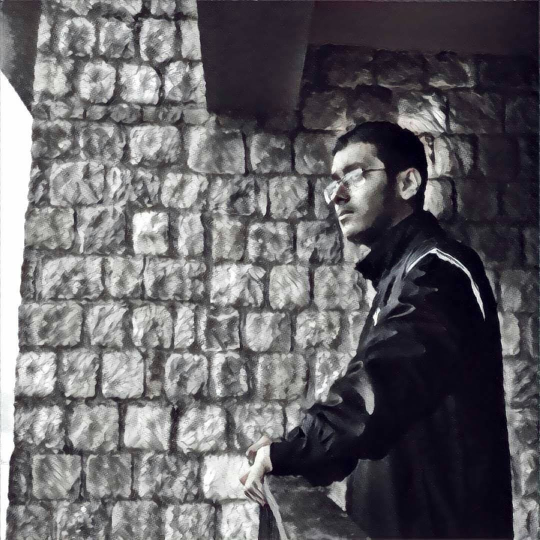
%> input picture dip/Assignment2/14206207_1192339817472488_5713676830361873821_o.jpg, 1079 x 1079 px (shown at 1/2 size)
$ octave p5b.m   (GNU Octave 9; MATLAB toolbox functions it lacks are replaced by stand-ins)
%> lines starting %> are read from the running program, lines starting %| are printed output that depends on the picture
### dip/Assignment2/p5a.m
% example - rotation
% im = imread('bell.jpg');
% theta = 10;
% theta = (pi*theta) / 180;
% t = [cos(theta),sin(theta),0;-sin(theta),cos(theta),0;0,0,1];
% [x,y] = ndgrid(1:size(im,1),1:size(im,2));
% [x1,y1] = ndgrid(1:size(im,1),1:size(im,2));
% inds = 1:size(im,1)*size(im,2);
% inds = inds';

% im - input image
% x,y - vector consisting of x,y coordinate of images
% inds - indices on which transform to be made
% adj_im - 0/1 if to adjust image to the center
% is_pol - 0/1 if need to convert to polar coordinates for transform

function out = p5a(im,x,y,t,inds,adj_im,is_pol)
    x = reshape(x,1,size(x,1)*size(x,2));
    y = reshape(y,1,size(y,1)*size(y,2));
    if is_pol
        [x,y] = cart2pol(x,y);
    end
    pt = t*[x(inds);y(inds);ones(1,size(inds,1))];
    x(inds) = pt(1,:);
    y(inds) = pt(2,:);
    if is_pol
        [x,y] = pol2cart(x,y);
    end
    x = reshape(x,size(im,1),size(im,2));
    y = reshape(y,size(im,1),size(im,2));
    if adj_im==1
        xmid = (min(x(:))+max(x(:)))/2;
        ymid = (min(y(:))+max(y(:)))/2;
        imxmid = (1+size(im,1))/2;
        imymid = (1+size(im,2))/2;
%         x1 = min(x(:)):max(x(:));
%         y1 = min(y(:)):max(y(:));
%         [x,y] = ndgrid(x1,y1);
        x = x + imxmid - xmid;
        y = y + imymid - ymid;
    end
    if adj_im==1
        out = zeros(size(x,1),size(x,2),size(im,3));
    else
        out = zeros(size(im,1),size(im,2),size(im,3));
    end
    out(:,:,1) = interp2(double(im(:,:,1)),y,x);
    out(:,:,2) = interp2(double(im(:,:,2)),y,x);
    out(:,:,3) = interp2(double(im(:,:,3)),y,x);
    out = uint8(out);
    imshow(out,[]);
end

### dip/Assignment2/p5b.m
% normal twirl implementation
im = imread('14206207_1192339817472488_5713676830361873821_o.jpg');
%> im is the input picture: size 1079x1079x3 uint8; mean R, G, B 101.1, 99.2, 103.4
xc = 378;
yc = 755;
rmax = 500;
rmin = 120;
alpha = -1.2;
[x,y] = ndgrid(1:size(im,1),1:size(im,2));
dx = x-xc;dy = y-yc;
r = sqrt(dx.*dx+dy.*dy);
beta = atan2(dy,dx) + alpha*((rmax-r)/rmax);
reg = logical(r<=rmax) & logical(r>=rmin);
xout = x;
yout = y;
xout(reg) = xc + r(reg).*cos(beta(reg));
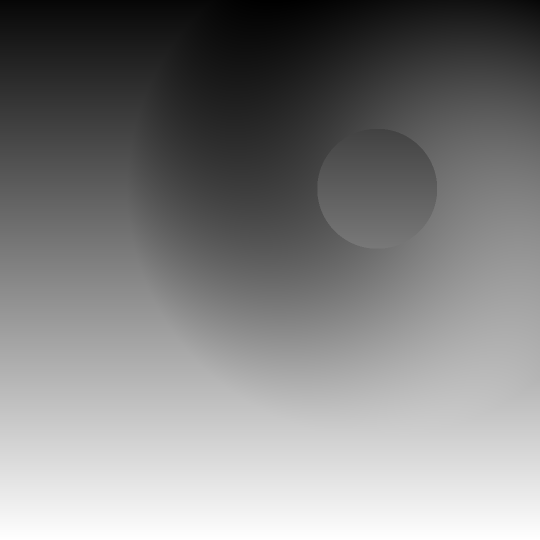
%> xout: size 1079x1079 double (shown at 1/2 size); min -28.28, max 1079, mean 535; drawn with min black and max white
yout(reg) = yc + r(reg).*sin(beta(reg));
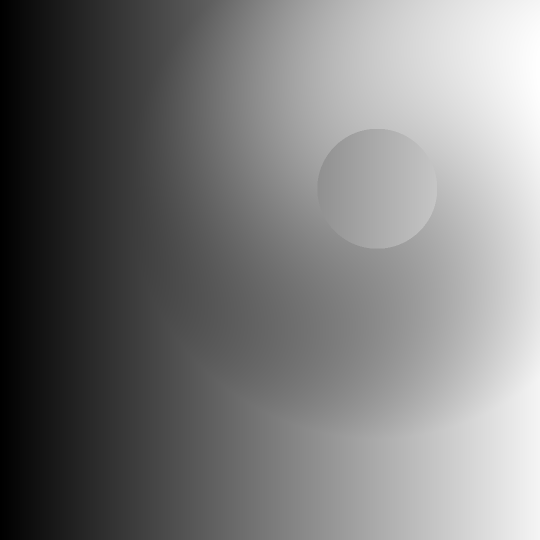
%> yout: size 1079x1079 double (shown at 1/2 size); min 1, max 1125.6, mean 538.3; drawn with min black and max white
out = zeros(size(im,1),size(im,2),size(im,3));
out(:,:,1) = interp2(double(im(:,:,1)),yout,xout);
%> out: size 1079x1079x3 double; 0.62% of the values are NaN or infinite; the others: min 0, max 255, mean 33.51
out(:,:,2) = interp2(double(im(:,:,2)),yout,xout);
%> out: size 1079x1079x3 double; 1.24% of the values are NaN or infinite; the others: min 0, max 255, mean 66.8
out(:,:,3) = interp2(double(im(:,:,3)),yout,xout);
%> out: size 1079x1079x3 double; 1.86% of the values are NaN or infinite; the others: min 0, max 255, mean 101.9
out = uint8(out);
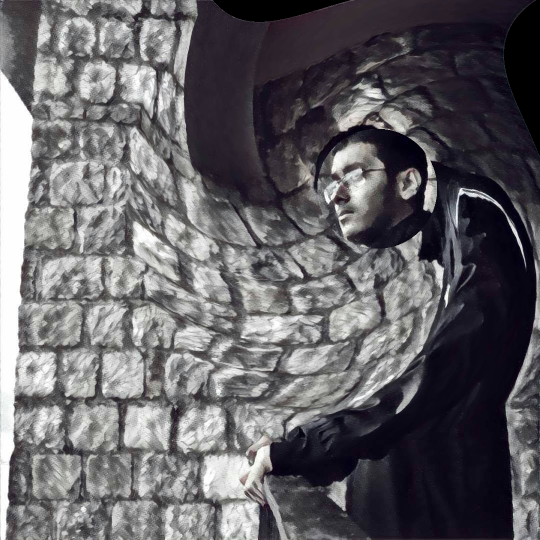
%> out: size 1079x1079x3 uint8 (shown at 1/2 size); mean R, G, B 99.9, 98, 102.1
imshow(out,[]);

% twirl using general transformation function
im = imread('bell.jpg');
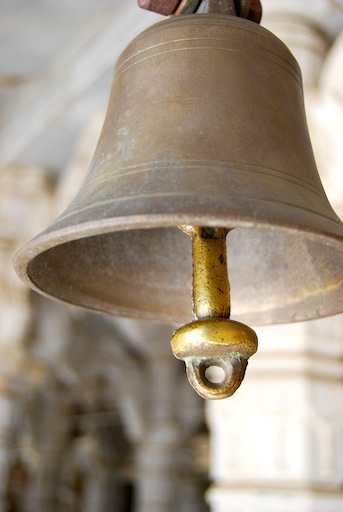
%> input picture dip/Assignment2/bell.jpg, 343 x 512 px
%> im is the input picture: size 512x343x3 uint8; mean R, G, B 158.7, 145.6, 129.7
xc = size(im,1)/2;
%> xc = 256
yc = size(im,2)/2;
%> yc = 171.5
rmax = 100;
alpha = 1;
[x,y] = ndgrid(1:size(im,1),1:size(im,2));
dx = x-xc;dy = y-yc;
r = sqrt(dx.*dx+dy.*dy);
inds = find(r<=rmax);
%> inds = 31392 values from 36599 to 138505
x = x-xc;
y = y-yc;
t = [1,-1*alpha/rmax,alpha;0,1,0;0,0,1];
out = p5a(im,x,y,t,inds,1,1);
%> in p5a, `out(:,:,1) = interp2(double(im(:,:,1)),y,x);`: out: size 512x343x3 double; 0.03% of the values are NaN or infinite; the others: min 0, max 255, mean 52.86
%> in p5a, `out(:,:,2) = interp2(double(im(:,:,2)),y,x);`: out: size 512x343x3 double; 0.07% of the values are NaN or infinite; the others: min 0, max 255, mean 101.4
%> in p5a, `out(:,:,3) = interp2(double(im(:,:,3)),y,x);`: out: size 512x343x3 double; 0.1% of the values are NaN or infinite; the others: min 0, max 255, mean 144.6
%> in p5a, `out = uint8(out);`:
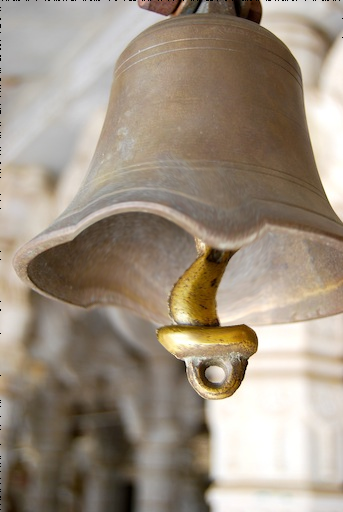
%> out: size 512x343x3 uint8; mean R, G, B 158.5, 145.4, 129.6
